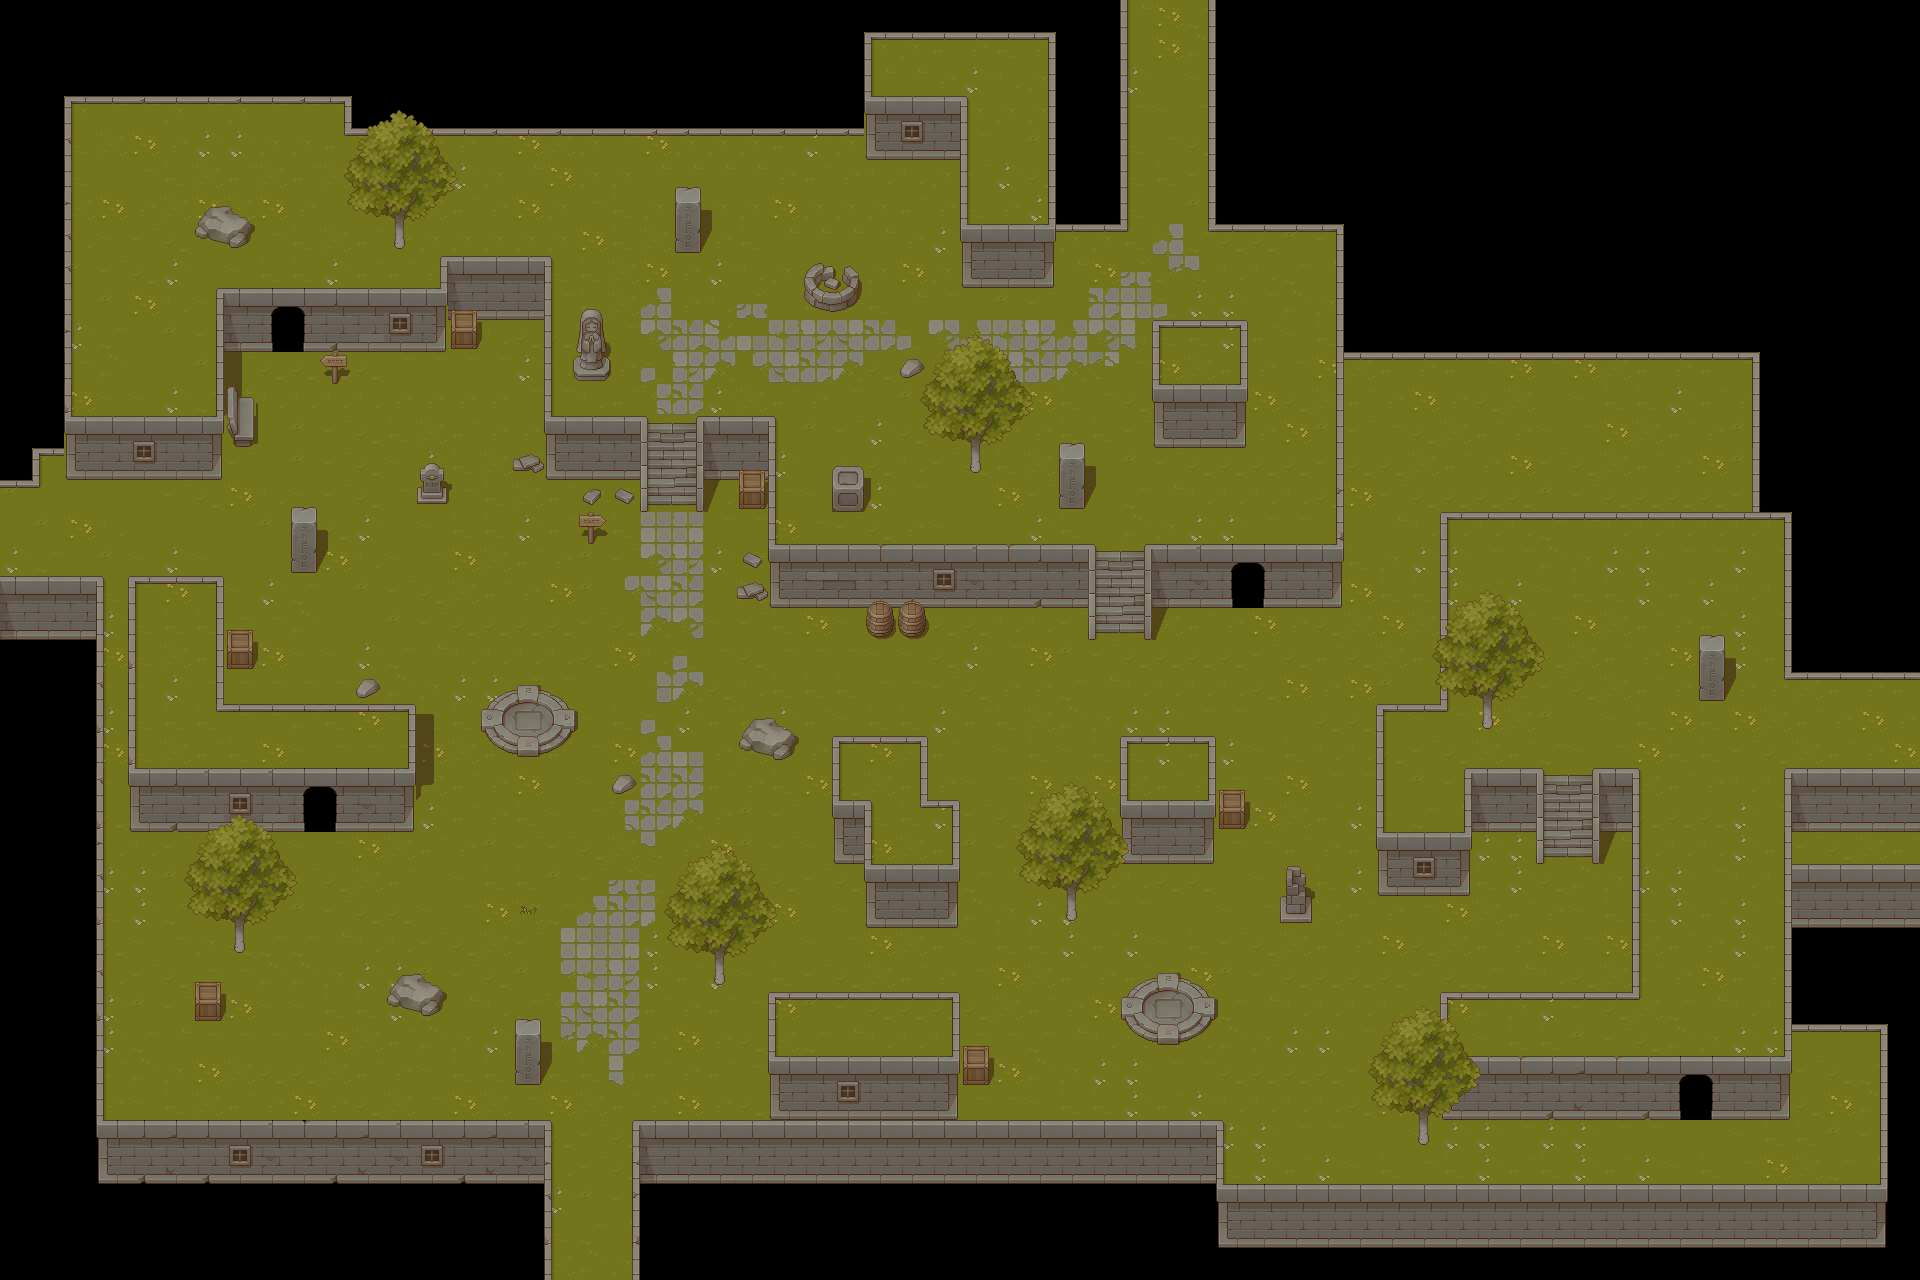

This is a level from a 2D game, rendered from its Tiled map with the project's own tilesets. A one-line summary and the map file follow, with tile-layer data summarised:
An orthogonal 60x40 tile map with 32x32 px tiles, 5 tile layers (grass, shadow, walls, props-below, ...), 6 tilesets and 85 objects (player).

<map version="1.9" tiledversion="1.9.0" orientation="orthogonal" renderorder="right-down" width="60" height="40" tilewidth="32" tileheight="32" infinite="0" nextlayerid="12" nextobjectid="127">
 <tileset firstgid="1" source="../tilesets/Tileset Grass.tsx" />
 <tileset firstgid="65" source="../tilesets/Tileset Wall.tsx" />
 <tileset firstgid="321" source="../tilesets/Struct.tsx" />
 <tileset firstgid="577" source="../tilesets/Shadow.tsx" />
 <tileset firstgid="833" source="../tilesets/Props.tsx" />
 <tileset firstgid="1089" source="../tilesets/Plant.tsx" />
 <layer id="1" name="grass" width="60" height="40">
  <data>[2400 cells, 1651 non-empty, 40 distinct tile ids]</data>
 </layer>
 <layer id="10" name="shadow" width="60" height="40" opacity="0.5">
  <data>[2400 cells, 103 non-empty, 52 distinct tile ids]</data>
 </layer>
 <layer id="2" name="walls" width="60" height="40">
  <data>[2400 cells, 590 non-empty, 65 distinct tile ids]</data>
 </layer>
 <layer id="3" name="props-below" width="60" height="40">
  <data>[2400 cells, 68 non-empty, 35 distinct tile ids]</data>
 </layer>
 <objectgroup id="6" name="player">
  <object id="3" name="player" x="531" y="724">
   <point />
  </object>
 </objectgroup>
 <objectgroup id="8" name="Collision" visible="0">
  <object id="5" x="128" y="576" width="96" height="256" />
  <object id="6" x="224" y="704" width="192" height="128" />
  <object id="10" x="704" y="416" width="64" height="64" />
  <object id="13" x="64" y="416" width="160" height="64" />
  <object id="14" x="216" y="290.667" width="8" height="128" />
  <object id="15" x="544" y="258.667" width="8.66667" height="160" />
  <object id="16" x="768" y="416" width="7.45455" height="128" />
  <object id="20" x="744" y="738" width="47.3333" height="25.3333">
   <ellipse />
  </object>
  <object id="70" x="394" y="986" width="47.3333" height="25.3333">
   <ellipse />
  </object>
  <object id="45" x="200.667" y="224" width="47.3333" height="25.3333">
   <ellipse />
  </object>
  <object id="22" x="640" y="416" width="7.625" height="96" />
  <object id="80" x="1088" y="544" width="7.625" height="96" />
  <object id="82" x="1536" y="768" width="7.625" height="96" />
  <object id="23" x="696.125" y="416" width="7.875" height="96" />
  <object id="81" x="1144.13" y="544" width="7.875" height="96" />
  <object id="83" x="1592.13" y="768" width="7.875" height="96" />
  <object id="25" x="416.879" y="482.637" width="30.3333" height="23.5455" />
  <object id="28" x="332.333" y="377.334" width="6" height="9" />
  <object id="35" x="803.333" y="275.334" width="55" height="38.3333">
   <ellipse />
  </object>
  <object id="38" x="576" y="354.667" width="32" height="32" />
  <object id="40" x="224.364" y="405.636" width="32" height="42.1818" />
  <object id="41" x="224" y="640" width="32" height="32" />
  <object id="42" x="736" y="480" width="32" height="32" />
  <object id="43" x="832" y="480" width="32" height="32" />
  <object id="44" x="588.5" y="534.917" width="6" height="12.5" />
  <object id="46" x="768" y="544" width="320" height="64" />
  <object id="49" x="0" y="96" width="71.25" height="359.5" />
  <object id="50" x="0" y="64" width="352" height="39.5" />
  <object id="51" x="344.5" y="64" width="519.5" height="71.25" />
  <object id="54" x="1056" y="0" width="71.5" height="231.75" />
  <object id="55" x="1208.75" y="0" width="135.25" height="231" />
  <object id="57" x="1344" y="224" width="416" height="135.818" />
  <object id="58" x="1752.25" y="352" width="39.75" height="160" />
  <object id="59" x="1792" y="512" width="128" height="160" />
  <object id="60" x="1792" y="768" width="128" height="263" />
  <object id="61" x="1881" y="1024" width="39" height="160" />
  <object id="62" x="1216" y="1184" width="704" height="96" />
  <object id="64" x="632.545" y="1120" width="591.455" height="160" />
  <object id="67" x="0" y="1120" width="552.5" height="160" />
  <object id="69" x="0" y="576" width="104.5" height="544" />
  <object id="71" x="832" y="736" width="96" height="128" />
  <object id="72" x="864" y="800" width="96" height="128" />
  <object id="73" x="768" y="992" width="192" height="128" />
  <object id="74" x="1120" y="736" width="96" height="128" />
  <object id="75" x="1376" y="832" width="96" height="64" />
  <object id="76" x="1472" y="768" width="64" height="64" />
  <object id="77" x="1600" y="768" width="32" height="64" />
  <object id="78" x="1440" y="1056" width="352" height="64" />
  <object id="79" x="1152" y="544" width="192" height="64" />
  <object id="85" x="448" y="256" width="96" height="64" />
  <object id="86" x="224" y="288" width="224" height="64" />
  <object id="87" x="448" y="320" width="32" height="32" />
  <object id="88" x="1376" y="704" width="8.33333" height="128" />
  <object id="100" x="1440" y="992" width="8.33333" height="64" />
  <object id="98" x="1632" y="768" width="8.33333" height="224" />
  <object id="90" x="1464" y="768" width="8" height="64" />
  <object id="89" x="1440" y="512" width="8" height="192" />
  <object id="101" x="1336" y="224" width="8" height="320" />
  <object id="92" x="1376" y="704" width="71.9697" height="7.66667" />
  <object id="96" x="1792" y="672" width="128" height="7.66667" />
  <object id="93" x="1440" y="512" width="352" height="7.66667" />
  <object id="99" x="1440" y="992" width="200.667" height="7.66667" />
  <object id="95" x="1784.18" y="512" width="7.81818" height="167.091" />
  <object id="97" x="1784.52" y="768" width="7.48485" height="288" />
  <object id="102" x="960" y="32" width="96" height="256" />
  <object id="103" x="864" y="32" width="96" height="128" />
  <object id="104" x="0" y="448" width="39.75" height="39.25" />
  <object id="106" x="192" y="992" width="32" height="32" />
  <object id="107" x="960" y="1056" width="32" height="32" />
  <object id="108" x="1216" y="800" width="32" height="32" />
  <object id="110" x="1152" y="320" width="96" height="128" />
  <object id="113" x="390.5" y="224" width="19" height="28.3333" />
  <object id="114" x="710.727" y="960.364" width="18.1818" height="26" />
  <object id="115" x="1416" y="1120.67" width="16.3333" height="26" />
  <object id="116" x="1063" y="896.333" width="17.6667" height="26" />
  <object id="117" x="967" y="448.333" width="17" height="27.3333" />
  <object id="118" x="1478.33" y="704.333" width="18.6667" height="27" />
  <object id="119" x="230" y="928.333" width="18.3333" height="26.6667" />
  <object id="120" x="864" y="608" width="64" height="32" />
  <object id="121" x="672" y="224" width="32" height="32" />
  <object id="122" x="288" y="544" width="32" height="32" />
  <object id="123" x="512" y="1056" width="32" height="32" />
  <object id="124" x="1696" y="672" width="32" height="32" />
  <object id="125" x="1056" y="480" width="32" height="32" />
 </objectgroup>
 <layer id="9" name="props-above" width="60" height="40">
  <data>[2400 cells, 176 non-empty, 38 distinct tile ids]</data>
 </layer>
</map>
